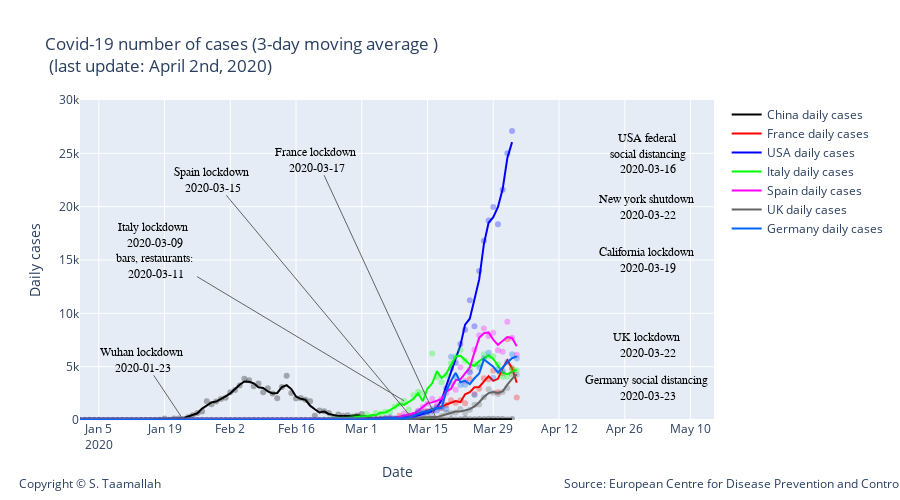

Notebook code for this chart:
### Code cell
#degree = 2
#smooth_italy = smoothTriangle(df_italy['deaths'],degree)


smooth_china = smooth_3day(df_china['cases'])
smooth_france = smooth_3day(df_france['cases'])
smooth_italy = smooth_3day(df_italy['cases'])
smooth_usa = smooth_3day(df_usa['cases'])
smooth_uk = smooth_3day(df_uk['cases'])
smooth_germany = smooth_3day(df_germany['cases'])
smooth_spain = smooth_3day(df_spain['cases'])
smooth_korea = smooth_3day(df_korea['cases'])
smooth_netherlandss = smooth_3day(df_netherlands['cases'])



# Add traces
trace1 = go.Scatter(
        x=df_china.index, 
        y=df_china['cases'],
        mode='markers',
        name='China daily cases',
        line_color='rgba(0, 0, 0, .3)',
        showlegend=False,
)

trace11 = go.Scatter(
        x=df_china.index, 
        y=smooth_china,
        mode='lines',
        name='China daily cases',
        line_color='rgba(0, 0, 0, 1)',
)


trace2 = go.Scatter(
        x=df_france.index, 
        y=df_france['cases'],
        mode='markers',
        name='France daily cases',
        line_color='rgba(256, 0, 0, .3)',
        showlegend=False,
)

trace22 = go.Scatter(
        x=df_france.index, 
        y=smooth_france,
        mode='lines',
        name='France daily cases',
        line_color='rgba(256, 0, 0, 1)',
)


trace3 = go.Scatter(
        x=df_usa.index, 
        y=df_usa['cases'],
        mode='markers',
        name='USA daily cases',
        line_color='rgba(0, 0, 255, .3)',
    showlegend=False,
)

trace33 = go.Scatter(
        x=df_usa.index, 
        y=smooth_usa,
        mode='lines',
        name='USA daily cases',
        line_color='rgba(0, 0, 255, 1)',
)

trace4 = go.Scatter(
        x=df_italy.index, 
        y=df_italy['cases'],
        mode='markers',
        name='Italy daily cases',
        line_color='rgba(0, 256, 0, .3)',
    showlegend=False,
)

trace44 = go.Scatter(
        x=df_italy.index, 
        y=smooth_italy,
        mode='lines',
        name='Italy daily cases',
        line_color='rgba(0, 256, 0, 1)',
)

trace5 = go.Scatter(
        x=df_spain.index, 
        y=df_spain['cases'],
        mode='markers',
        name='Spain daily cases',
        line_color='rgba(255, 0, 255, .3)',
    showlegend=False,
)

trace55 = go.Scatter(
        x=df_spain.index, 
        y=smooth_spain,
        mode='lines',
        name='Spain daily cases',
        line_color='rgba(256, 0, 256, 1)',
)


trace6 = go.Scatter(
        x=df_uk.index, 
        y=df_uk['cases'],
        mode='markers',
        name='UK daily cases',
        line_color='rgba(100, 100, 100, .3)',
    showlegend=False
)

trace66 = go.Scatter(
        x=df_uk.index, 
        y=smooth_uk,
        mode='lines',
        name='UK daily cases',
        line_color='rgba(100, 100, 100, 1)',
)

trace7 = go.Scatter(
        x=df_germany.index, 
        y=df_germany['cases'],
        mode='markers',
        name='Germany daily cases',
        line_color='rgba(0, 100, 250, .3)',
    showlegend=False,
)

trace77 = go.Scatter(
        x=df_germany.index, 
        y=smooth_germany,
        mode='lines',
        name='Germany daily cases',
        line_color='rgba(0, 100, 250, 1)',
)


data = [trace1,trace11, trace2, trace22, trace3, trace33, trace4, trace44, trace5, trace55, trace6, trace66, trace7, trace77]

layout = go.Layout(
    title="Covid-19 number of cases (3-day moving average ) <br> (last update: April 2nd, 2020)",
    width=900,
    height=500,
    
    # Top left
    xaxis=dict(
        title='Date',
        range=['2020-01-01', '2020-05-15'],
    ),
    yaxis=dict(
        title='Daily cases',
        #type='log',
        range=[0,30000],
        anchor='x'
    ),
    
      annotations=[
        dict(
            x=1.3,
            y=-0.23,
            showarrow=False,
            text='Source: European Centre for Disease Prevention and Control',
            xref='paper',
            yref='paper'
        ),
        
        dict(
            x=-0.1,
            y=-0.23,
            showarrow=False,
            text='Copyright © S. Taamallah ',
            xref='paper',
            yref='paper'
        )
    ],
    
)



fig = go.Figure(data=data, layout=layout)



fig.add_annotation(
        x='2020-01-23',
        y=20,
        xref="x",
        yref="y",
        text="Wuhan lockdown <br> 2020-01-23 ",
        showarrow=True,
        font=dict(
            family="Courier New, monospace",
            size=12,
            color="black"
            ),
        align="center",
        arrowhead=0,
        arrowsize=1,
        arrowwidth=1,
        arrowcolor="#636363",
        ax=-40,
        ay=-60,
        #bordercolor="#c7c7c7",
        #borderwidth=2,
        #borderpad=4,
        #bgcolor="#ff7f0e",
        #opacity=0.8
        )


fig.add_annotation(
        x='2020-03-10',
        y=1800,
        xref="x",
        yref="y",
        text="Italy lockdown <br> 2020-03-09 <br> bars, restaurants: <br> 2020-03-11",
        showarrow=True,
        font=dict(
            family="Courier New, monospace",
            size=12,
            color="black"
            ),
        align="center",
        arrowhead=0,
        arrowsize=1,
        arrowwidth=1,
        arrowcolor="#636363",
        ax=-250,
        ay=-150,
        #bordercolor="#c7c7c7",
        #borderwidth=2,
        #borderpad=4,
        #bgcolor="#ff7f0e",
        #opacity=0.8
        )


fig.add_annotation(
            x='2020-03-17',
            y=30,
            text="France lockdown <br> 2020-03-17 ",
            showarrow=True,
            font=dict(
            family="Courier New, monospace",
            size=12,
            color="black",
            ),
        align="center",
        arrowhead=0,
        arrowsize=1,
        arrowwidth=1,
        arrowcolor="#636363",
        ax=-120,
        ay=-260,
)


fig.add_annotation(
            x='2020-03-12',
            y=20,
            text="Spain lockdown <br> 2020-03-15 ",
            showarrow=True,
            font=dict(
            family="Courier New, monospace",
            size=12,
            color="black",
            ),
        align="center",
        arrowhead=0,
        arrowsize=1,
        arrowwidth=1,
        arrowcolor="#636363",
        ax=-200,
        ay=-240,
)


fig.add_annotation(
            x='2020-05-1',
            y=7000,
            text="UK lockdown <br> 2020-03-22 ",
            showarrow=False,
            font=dict(
            family="Courier New, monospace",
            size=12,
            color="black",
            ),
        align="center",
        arrowhead=0,
        arrowsize=1,
        arrowwidth=1,
        arrowcolor="#636363",
        ax=180,
        ay=-60,
)

fig.add_annotation(
            x='2020-05-1',
            y=3000,
            text="Germany social distancing <br> 2020-03-23 ",
            showarrow=False,
            font=dict(
            family="Courier New, monospace",
            size=12,
            color="black",
            ),
        align="center",
        arrowhead=0,
        arrowsize=1,
        arrowwidth=1,
        arrowcolor="#636363",
        ax=180,
        ay=-60,
)

fig.add_annotation(
            x='2020-05-1',
            y=25000,
            text="USA federal <br> social distancing <br> 2020-03-16 ",
            showarrow=False,
            font=dict(
            family="Courier New, monospace",
            size=12,
            color="black",
            ),
        align="center",
        arrowhead=0,
        arrowsize=1,
        arrowwidth=1,
        arrowcolor="#636363",
        ax=200,
        ay=-520,
)

fig.add_annotation(
            x='2020-05-1',
            y=20000,
            text="New york shutdown <br> 2020-03-22 ",
            showarrow=False,
            font=dict(
            family="Courier New, monospace",
            size=12,
            color="black",
            ),
        align="center",
        arrowhead=0,
        arrowsize=1,
        arrowwidth=1,
        arrowcolor="#636363",
        ax=200,
        ay=-420,
)



fig.add_annotation(
            x='2020-05-1',
            y=15000,
            text="California lockdown <br> 2020-03-19 ",
            showarrow=False,
            font=dict(
            family="Courier New, monospace",
            size=12,
            color="black",
            ),
        align="center",
        arrowhead=0,
        arrowsize=1,
        arrowwidth=1,
        arrowcolor="#636363",
        ax=200,
        ay=-320,
)






#fig.show()

from plotly.offline import plot
plot(fig, filename="STaamallah_covid19_analysis_chart_3_20200403.html", auto_open = False)

from IPython.display import HTML, display
display(HTML('STaamallah_covid19_analysis_chart_3_20200403.html'), metadata=dict(isolated=False))
